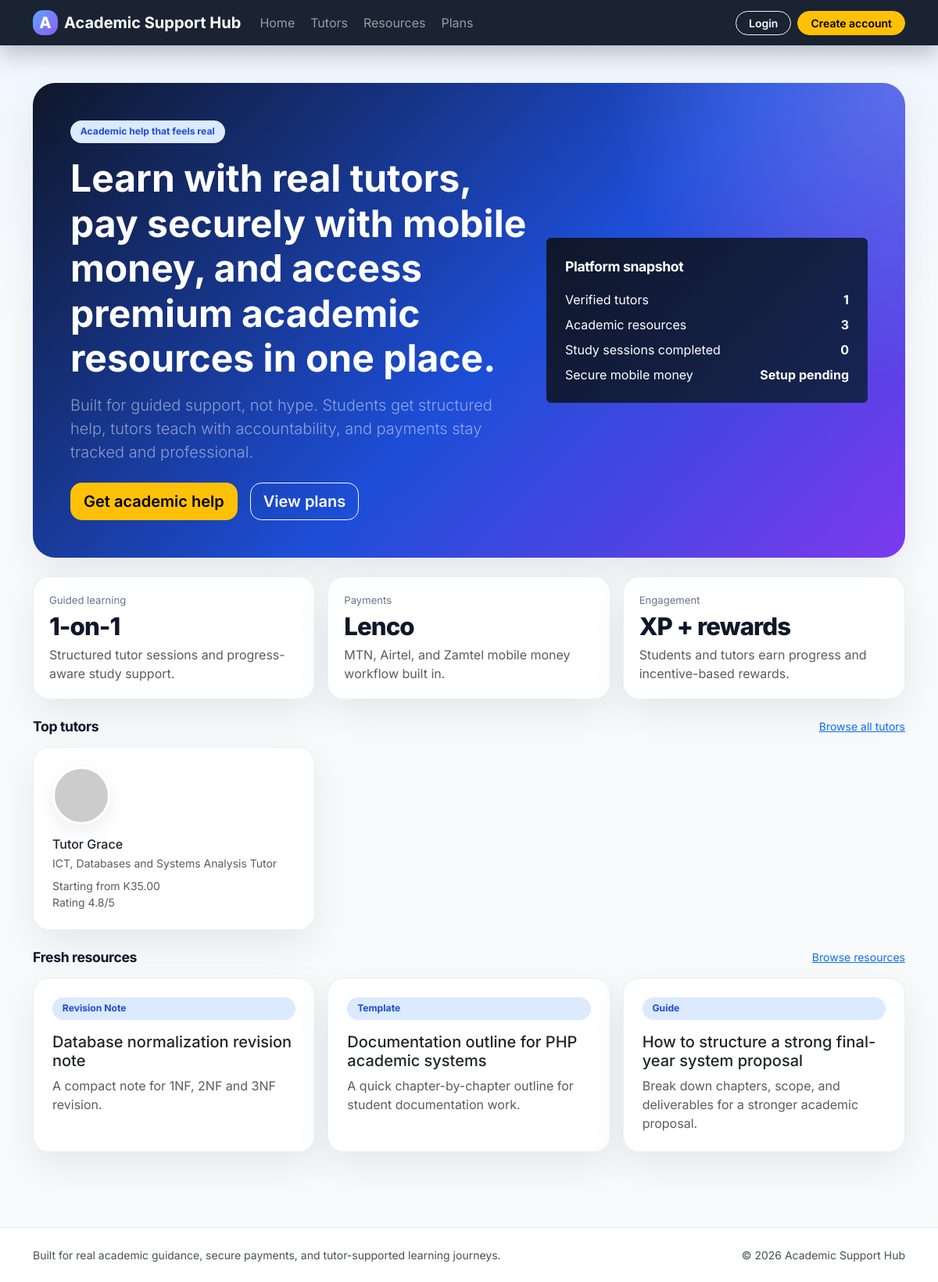
The page / on the database its author committed.
### tables this page shows
CREATE TABLE settings (
    id INT UNSIGNED AUTO_INCREMENT PRIMARY KEY,
    setting_key VARCHAR(100) NOT NULL UNIQUE,
    setting_value TEXT NOT NULL
);

CREATE TABLE tutor_profiles (
    id INT UNSIGNED AUTO_INCREMENT PRIMARY KEY,
    user_id INT UNSIGNED NOT NULL UNIQUE,
    headline VARCHAR(190) NOT NULL,
    bio TEXT NOT NULL,
    subjects VARCHAR(255) NOT NULL,
    starting_price DECIMAL(10,2) NOT NULL DEFAULT 25.00,
    min_offer_price DECIMAL(10,2) NOT NULL DEFAULT 15.00,
    rating_average DECIMAL(3,2) NOT NULL DEFAULT 0,
    total_reviews INT UNSIGNED NOT NULL DEFAULT 0,
    total_sessions INT UNSIGNED NOT NULL DEFAULT 0,
    is_verified TINYINT(1) NOT NULL DEFAULT 0,
    created_at TIMESTAMP NOT NULL DEFAULT CURRENT_TIMESTAMP,
    CONSTRAINT fk_tutor_profiles_user FOREIGN KEY (user_id) REFERENCES users(id) ON DELETE CASCADE
);

CREATE TABLE users (
    id INT UNSIGNED AUTO_INCREMENT PRIMARY KEY,
    name VARCHAR(150) NOT NULL,
    email VARCHAR(190) NOT NULL UNIQUE,
    password VARCHAR(255) NOT NULL,
    role ENUM('admin','student','tutor') NOT NULL DEFAULT 'student',
    university VARCHAR(190) NULL,
    bio TEXT NULL,
    avatar_path VARCHAR(255) NULL,
    created_at TIMESTAMP NOT NULL DEFAULT CURRENT_TIMESTAMP
);

CREATE TABLE resources (
    id INT UNSIGNED AUTO_INCREMENT PRIMARY KEY,
    title VARCHAR(190) NOT NULL,
    resource_type VARCHAR(100) NOT NULL,
    excerpt VARCHAR(255) NULL,
    content LONGTEXT NOT NULL,
    access_level ENUM('free','starter','plus','pro') NOT NULL DEFAULT 'free',
    attachment_path VARCHAR(255) NULL,
    attachment_name VARCHAR(190) NULL,
    external_url VARCHAR(255) NULL,
    created_by INT UNSIGNED NULL,
    created_at TIMESTAMP NOT NULL DEFAULT CURRENT_TIMESTAMP,
    CONSTRAINT fk_resources_user FOREIGN KEY (created_by) REFERENCES users(id) ON DELETE SET NULL
);

### includes/functions.php (called while the page is built, shortened)
<?php
function app_url(string $path = ''): string
{
    $path = ltrim($path, '/');
    return BASE_URL . ($path !== '' ? '/' . $path : '');
}
function e(mixed $value): string
{
    return htmlspecialchars((string) $value, ENT_QUOTES, 'UTF-8');
}
function current_user(): ?array
{
    return $_SESSION['user'] ?? null;
}
function is_logged_in(): bool { return !empty($_SESSION['user']); }
function get_setting(string $key, string $default = ''): string
{
    global $pdo;
    $stmt = $pdo->prepare('SELECT setting_value FROM settings WHERE setting_key = :setting_key LIMIT 1');
    $stmt->execute(['setting_key' => $key]);
    $row = $stmt->fetch();
    return (string) ($row['setting_value'] ?? $default);
}
function money(float|string|int $amount): string { return 'K' . number_format((float) $amount, 2); }
function scalar_value(string $sql, array $params = []): mixed
{
    global $pdo; $stmt = $pdo->prepare($sql); $stmt->execute($params); return $stmt->fetchColumn();
}
function count_value(string $sql, array $params = []): int { return (int) scalar_value($sql, $params); }
function avatar_url(?string $path, string $name='Student'): string
{
    if (!$path) return 'https://ui-avatars.com/api/?background=0D8ABC&color=fff&name=' . rawurlencode($name);
    return app_url($path);
}
function resource_excerpt(array $resource, int $limit = 160): string
{
    $excerpt = trim((string)($resource['excerpt'] ?? '')) ?: trim(substr(strip_tags((string)($resource['content'] ?? '')),0,$limit));
    return mb_strlen($excerpt) > $limit ? mb_substr($excerpt,0,$limit-3) . '...' : $excerpt;
}
function lenco_enabled(): bool { return get_setting('lenco_secret_key', '') !== ''; }

### index.php (the view, shortened to what this page needs)
<?php
require_once __DIR__ . '/includes/bootstrap.php';
$featuredTutors = $pdo->query("SELECT tp.*, u.name, u.avatar_path FROM tutor_profiles tp INNER JOIN users u ON u.id = tp.user_id WHERE tp.is_verified = 1 ORDER BY tp.rating_average DESC, tp.total_sessions DESC LIMIT 3")->fetchAll();
$resources = $pdo->query("SELECT * FROM resources ORDER BY id DESC LIMIT 3")->fetchAll();
include __DIR__ . '/includes/header.php';
?>
<section class="hero mb-4">
    <div class="row align-items-center g-4">
        <div class="col-lg-7">
            <span class="tag-pill mb-3">Academic help that feels real</span>
            <h1 class="display-5 fw-bold mb-3">Learn with real tutors, pay securely with mobile money, and access premium academic resources in one place.</h1>
            <p class="lead text-white-50 mb-4">Built for guided support, not hype. Students get structured help, tutors teach with accountability, and payments stay tracked and professional.</p>
            <div class="d-flex flex-wrap gap-3">
                <a class="btn btn-warning btn-lg" href="<?= app_url(is_logged_in() && user_role()==='student' ? 'student/request_help.php' : 'register.php') ?>">Get academic help</a>
                <a class="btn btn-outline-light btn-lg" href="<?= app_url('pricing.php') ?>">View plans</a>
            </div>
        </div>
        <div class="col-lg-5">
            <div class="card payment-card p-4 border-0">
                <div class="section-title text-white mb-3">Platform snapshot</div>
                <div class="d-flex justify-content-between mb-2"><span>Verified tutors</span><strong><?= count_value("SELECT COUNT(*) FROM tutor_profiles WHERE is_verified = 1") ?></strong></div>
                <div class="d-flex justify-content-between mb-2"><span>Academic resources</span><strong><?= count_value("SELECT COUNT(*) FROM resources") ?></strong></div>
                <div class="d-flex justify-content-between mb-2"><span>Study sessions completed</span><strong><?= count_value("SELECT COUNT(*) FROM study_sessions WHERE status = 'completed'") ?></strong></div>
                <div class="d-flex justify-content-between"><span>Secure mobile money</span><strong><?= lenco_enabled() ? 'Enabled' : 'Setup pending' ?></strong></div>
            </div>
        </div>
    </div>
</section>
<section class="mb-4">
    <div class="row g-3">
        <div class="col-md-4"><div class="metric-card"><div class="stat-muted">Guided learning</div><div class="metric-value">1-on-1</div><div class="text-muted">Structured tutor sessions and progress-aware study support.</div></div></div>
        <div class="col-md-4"><div class="metric-card"><div class="stat-muted">Payments</div><div class="metric-value">Lenco</div><div class="text-muted">MTN, Airtel, and Zamtel mobile money workflow built in.</div></div></div>
        <div class="col-md-4"><div class="metric-card"><div class="stat-muted">Engagement</div><div class="metric-value">XP + rewards</div><div class="text-muted">Students and tutors earn progress and incentive-based rewards.</div></div></div>
    </div>
</section>
<section class="mb-4">
    <div class="d-flex justify-content-between align-items-center mb-3">
        <h2 class="section-title mb-0">Top tutors</h2>
        <a href="<?= app_url('tutors.php') ?>" class="small">Browse all tutors</a>
    </div>
    <div class="row g-3">
        <?php foreach ($featuredTutors as $tutor): ?>
            <div class="col-md-4"><div class="card card-soft p-4 h-100"><img src="<?= e(avatar_url($tutor['avatar_path'], $tutor['name'])) ?>" class="avatar-md mb-3" alt=""><h3 class="h6 mb-1"><?= e($tutor['name']) ?></h3><div class="small text-muted mb-2"><?= e($tutor['headline']) ?></div><div class="small text-muted">Starting from <?= money($tutor['starting_price']) ?></div><div class="small text-muted">Rating <?= number_format((float)$tutor['rating_average'], 1) ?>/5</div></div></div>
        <?php endforeach; ?>
    </div>
</section>
<section>
    <div class="d-flex justify-content-between align-items-center mb-3"><h2 class="section-title mb-0">Fresh resources</h2><a href="<?= app_url('resources.php') ?>" class="small">Browse resources</a></div>
    <div class="row g-3">
        <?php foreach ($resources as $resource): ?>
            <div class="col-md-4"><div class="card card-soft p-4 h-100"><span class="tag-pill mb-3"><?= e($resource['resource_type']) ?></span><h3 class="h5"><?= e($resource['title']) ?></h3><p class="text-muted mb-0"><?= e(resource_excerpt($resource, 130)) ?></p></div></div>
        <?php endforeach; ?>
    </div>
</section>
<?php include __DIR__ . '/includes/footer.php'; ?>

### includes/header.php (shortened to what this page needs)
<?php
$user = current_user();
$notifications = $user ? recent_notifications((int) $user['id']) : [];
$unreadCount = $user ? unread_notification_count((int) $user['id']) : 0;
$platformName = get_setting('platform_name', APP_NAME);
?>
<!doctype html>
<html lang="en">
<head>
    <link href="https://cdn.jsdelivr.net/npm/bootstrap@5.3.7/dist/css/bootstrap.min.css" rel="stylesheet">
    <link href="<?= app_url('assets/css/style.css') ?>" rel="stylesheet">
</head>
<body>
<nav class="navbar navbar-expand-lg navbar-dark glass-nav sticky-top">
    <div class="container">
        <a class="navbar-brand fw-bold d-flex align-items-center gap-2" href="<?= app_url() ?>">
            <span class="brand-mark">A</span>
            <span><?= e($platformName) ?></span>
        </a>
        <div class="collapse navbar-collapse" id="appNav">
            <ul class="navbar-nav me-auto mb-2 mb-lg-0 gap-lg-1">
                <li class="nav-item"><a class="nav-link" href="<?= app_url() ?>">Home</a></li>
                <li class="nav-item"><a class="nav-link" href="<?= app_url('tutors.php') ?>">Tutors</a></li>
                <li class="nav-item"><a class="nav-link" href="<?= app_url('resources.php') ?>">Resources</a></li>
                <li class="nav-item"><a class="nav-link" href="<?= app_url('pricing.php') ?>">Plans</a></li>
            </ul>
            <ul class="navbar-nav align-items-lg-center gap-lg-2">
                <?php if ($user): ?>
                    <li class="nav-item dropdown">
                        <a class="nav-link position-relative" href="#" data-bs-toggle="dropdown">Notifications<?php if ($unreadCount > 0): ?><span class="badge rounded-pill text-bg-warning ms-1"><?= (int) $unreadCount ?></span><?php endif; ?></a>
                        <div class="dropdown-menu dropdown-menu-end p-2 notify-menu shadow-lg border-0">
                            <?php if ($notifications): foreach ($notifications as $notification): ?>
                                <a class="dropdown-item rounded-3 small py-2" href="<?= e($notification['target_path'] ? app_url($notification['target_path']) : '#') ?>">
                                    <strong class="d-block"><?= e($notification['title']) ?></strong>
                                    <span class="text-muted"><?= e($notification['message']) ?></span>
                                </a>
                            <?php endforeach; else: ?>
                                <div class="dropdown-item small text-muted">No notifications yet.</div>
                            <?php endif; ?>
                        </div>
                    </li>
                    <li class="nav-item"><span class="nav-link text-white-50"><?= e($user['name']) ?></span></li>
                    <?php if ($user['role'] === 'admin'): ?>
                        <li class="nav-item"><a class="btn btn-light btn-sm rounded-pill px-3" href="<?= app_url('admin/dashboard.php') ?>">Admin</a></li>
                    <?php elseif ($user['role'] === 'tutor'): ?>
                        <li class="nav-item"><a class="btn btn-light btn-sm rounded-pill px-3" href="<?= app_url('tutor/dashboard.php') ?>">Tutor panel</a></li>
                    <?php else: ?>
                        <li class="nav-item"><a class="btn btn-light btn-sm rounded-pill px-3" href="<?= app_url('student/dashboard.php') ?>">Student panel</a></li>
                    <?php endif; ?>
                    <li class="nav-item"><a class="btn btn-outline-light btn-sm rounded-pill px-3" href="<?= app_url('logout.php') ?>">Logout</a></li>
                <?php else: ?>
                    <li class="nav-item"><a class="btn btn-outline-light btn-sm rounded-pill px-3" href="<?= app_url('login.php') ?>">Login</a></li>
                    <li class="nav-item"><a class="btn btn-warning btn-sm rounded-pill px-3" href="<?= app_url('register.php') ?>">Create account</a></li>
                <?php endif; ?>
            </ul>
        </div>
    </div>
</nav>
<main class="py-4 py-lg-5">
    <div class="container">

### includes/footer.php (shortened to what this page needs)
    </div>
</main>
<footer class="footer-shell mt-5">
    <div class="container d-flex flex-column flex-md-row justify-content-between gap-2 small text-light-emphasis">
        <div>Built for real academic guidance, secure payments, and tutor-supported learning journeys.</div>
        <div>&copy; <?= date('Y') ?> <?= e(get_setting('platform_name', APP_NAME)) ?></div>
    </div>
</footer>
</body>
</html>

### assets/css/style.css (style rules this page uses)
:root { --bg:#081120;--surface:#ffffff;--muted:#64748b;--line:#e2e8f0;--brand:#2563eb;--brand-2:#8b5cf6;--success:#10b981;--warning:#f59e0b;--shadow:0 18px 50px rgba(15,23,42,.08); }
* { box-sizing:border-box }
body { font-family:Inter,system-ui,-apple-system,sans-serif;background:linear-gradient(180deg,#eff6ff 0%,#f8fafc 25%,#f8fafc 100%);color:#0f172a }
.glass-nav { background:rgba(8,17,32,.92);backdrop-filter:blur(14px);box-shadow:0 10px 30px rgba(2,6,23,.25) }
.brand-mark { display:inline-grid;place-items:center;width:2rem;height:2rem;border-radius:.8rem;background:linear-gradient(135deg,#60a5fa,#8b5cf6);font-weight:800 }
.hero { background:radial-gradient(circle at top right, rgba(129,140,248,.55), transparent 30%),linear-gradient(135deg,#0f172a,#1d4ed8 55%,#7c3aed);border-radius:1.8rem;color:#fff;padding:3rem;box-shadow:var(--shadow) }
.card-soft,.metric-card,.pricing-card { border:1px solid rgba(226,232,240,.7);background:rgba(255,255,255,.92);backdrop-filter:blur(10px);border-radius:1.3rem;box-shadow:var(--shadow) }
.metric-card { padding:1.25rem }
.metric-value { font-size:1.95rem;font-weight:800;letter-spacing:-.03em }
.section-title { font-size:1.1rem;font-weight:700;letter-spacing:-.02em }
.avatar-sm,.avatar-md { border-radius:50%;object-fit:cover;border:3px solid #fff;box-shadow:0 8px 25px rgba(15,23,42,.08) }
.avatar-md { width:74px;height:74px }
.tag-pill { background:#dbeafe;color:#1d4ed8;border-radius:999px;padding:.34rem .8rem;font-size:.76rem;font-weight:700;display:inline-flex;align-items:center;gap:.35rem }
.footer-shell { padding:1.5rem 0;background:#fff;border-top:1px solid rgba(226,232,240,.8) }
.btn { border-radius:.9rem;font-weight:600 }
.payment-card { background:linear-gradient(135deg,#0f172a,#172554);color:#fff }
.stat-muted { font-size:.82rem;color:#64748b }

### rows shown on the page
settings: setting_value "Academic Support Hub"
tutor_profiles: user.name "Tutor Grace", headline "ICT, Databases and Systems Analysis Tutor", starting_price "K35.00", rating_average "4.8"
resources: resource_type "Revision Note", title "Database normalization revision note", excerpt "A compact note for 1NF, 2NF and 3NF revision."
resources: resource_type "Template", title "Documentation outline for PHP academic systems", excerpt "A quick chapter-by-chapter outline for student documentation work."
resources: resource_type "Guide", title "How to structure a strong final-year system proposal", excerpt "Break down chapters, scope, and deliverables for a stronger academic proposal."

### other values the page prints
count_value("SELECT COUNT(*) FROM resources") "3"
